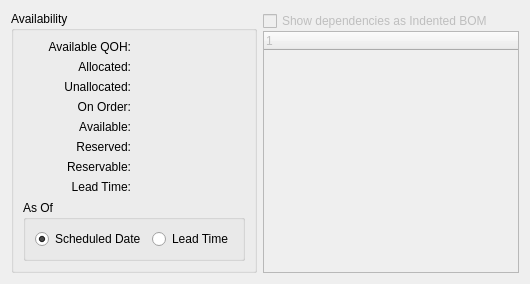
             <widget class="QWidget" name="_inventoryPage">
              <layout class="QHBoxLayout" name="horizontalLayout_8">
               <item>
                <widget class="QGroupBox" name="_availabilityGroup">
                 <property name="enabled">
                  <bool>true</bool>
                 </property>
                 <property name="maximumSize">
                  <size>
                   <width>16777215</width>
                   <height>16777215</height>
                  </size>
                 </property>
                 <property name="title">
                  <string>Availability</string>
                 </property>
                 <property name="checkable">
                  <bool>false</bool>
                 </property>
                 <layout class="QGridLayout">
                  <item row="0" column="0">
                   <layout class="QVBoxLayout">
                    <item>
                     <layout class="QGridLayout">
                      <item row="5" column="0">
                       <widget class="QLabel" name="_reservedLit">
                        <property name="text">
                         <string>Reserved:</string>
                        </property>
                        <property name="alignment">
                         <set>Qt::AlignRight|Qt::AlignTrailing|Qt::AlignVCenter</set>
                        </property>
                       </widget>
                      </item>
                      <item row="0" column="0">
                       <widget class="QLabel" name="_onHandLit">
                        <property name="text">
                         <string>Available QOH:</string>
                        </property>
                        <property name="alignment">
                         <set>Qt::AlignRight|Qt::AlignTrailing|Qt::AlignVCenter</set>
                        </property>
                       </widget>
                      </item>
                      <item row="0" column="1">
                       <widget class="XLabel" name="_onHand">
                        <property name="minimumSize">
                         <size>
                          <width>80</width>
                          <height>0</height>
                         </size>
                        </property>
                        <property name="alignment">
                         <set>Qt::AlignRight|Qt::AlignTrailing|Qt::AlignVCenter</set>
                        </property>
                       </widget>
                      </item>
                      <item row="1" column="0">
                       <widget class="QLabel" name="_allocatedLit">
                        <property name="text">
                         <string>Allocated:</string>
                        </property>
                        <property name="alignment">
                         <set>Qt::AlignRight|Qt::AlignTrailing|Qt::AlignVCenter</set>
                        </property>
                       </widget>
                      </item>
                      <item row="1" column="1">
                       <widget class="XLabel" name="_allocated">
                        <property name="minimumSize">
                         <size>
                          <width>80</width>
                          <height>0</height>
                         </size>
                        </property>
                        <property name="alignment">
                         <set>Qt::AlignRight|Qt::AlignTrailing|Qt::AlignVCenter</set>
                        </property>
                       </widget>
                      </item>
                      <item row="2" column="0">
                       <widget class="QLabel" name="_unallocatedLit">
                        <property name="text">
                         <string>Unallocated:</string>
                        </property>
                        <property name="alignment">
                         <set>Qt::AlignRight|Qt::AlignTrailing|Qt::AlignVCenter</set>
                        </property>
                       </widget>
                      </item>
                      <item row="2" column="1">
                       <widget class="XLabel" name="_unallocated">
                        <property name="minimumSize">
                         <size>
                          <width>80</width>
                          <height>0</height>
                         </size>
                        </property>
                        <property name="alignment">
                         <set>Qt::AlignRight|Qt::AlignTrailing|Qt::AlignVCenter</set>
                        </property>
                       </widget>
                      </item>
                      <item row="3" column="0">
                       <widget class="QLabel" name="_onOrderLit">
                        <property name="text">
                         <string>On Order:</string>
                        </property>
                        <property name="alignment">
                         <set>Qt::AlignRight|Qt::AlignTrailing|Qt::AlignVCenter</set>
                        </property>
                       </widget>
                      </item>
                      <item row="3" column="1">
                       <widget class="XLabel" name="_onOrder">
                        <property name="minimumSize">
                         <size>
                          <width>80</width>
                          <height>0</height>
                         </size>
                        </property>
                        <property name="alignment">
                         <set>Qt::AlignRight|Qt::AlignTrailing|Qt::AlignVCenter</set>
                        </property>
                       </widget>
                      </item>
                      <item row="4" column="0">
                       <widget class="QLabel" name="_availableLit">
                        <property name="text">
                         <string>Available:</string>
                        </property>
                        <property name="alignment">
                         <set>Qt::AlignRight|Qt::AlignTrailing|Qt::AlignVCenter</set>
                        </property>
                       </widget>
                      </item>
                      <item row="4" column="1">
                       <widget class="XLabel" name="_available">
                        <property name="minimumSize">
                         <size>
                          <width>80</width>
                          <height>0</height>
                         </size>
                        </property>
                        <property name="alignment">
                         <set>Qt::AlignRight|Qt::AlignTrailing|Qt::AlignVCenter</set>
                        </property>
                       </widget>
                      </item>
                      <item row="7" column="0">
                       <widget class="QLabel" name="_leadtimeLit">
                        <property name="text">
                         <string>Lead Time:</string>
                        </property>
                        <property name="alignment">
                         <set>Qt::AlignRight|Qt::AlignTrailing|Qt::AlignVCenter</set>
                        </property>
                       </widget>
                      </item>
                      <item row="7" column="1">
                       <widget class="QLabel" name="_leadtime">
                        <property name="minimumSize">
                         <size>
                          <width>80</width>
                          <height>0</height>
                         </size>
                        </property>
                        <property name="alignment">
                         <set>Qt::AlignRight|Qt::AlignTrailing|Qt::AlignVCenter</set>
                        </property>
                       </widget>
                      </item>
                      <item row="6" column="0">
                       <widget class="QLabel" name="_reservableLit">
                        <property name="text">
                         <string>Reservable:</string>
                        </property>
                        <property name="alignment">
                         <set>Qt::AlignRight|Qt::AlignTrailing|Qt::AlignVCenter</set>
                        </property>
                       </widget>
                      </item>
                      <item row="5" column="1">
                       <widget class="XLabel" name="_reserved">
                        <property name="alignment">
                         <set>Qt::AlignRight|Qt::AlignTrailing|Qt::AlignVCenter</set>
                        </property>
                       </widget>
                      </item>
                      <item row="6" column="1">
                       <widget class="XLabel" name="_reservable">
                        <property name="alignment">
                         <set>Qt::AlignRight|Qt::AlignTrailing|Qt::AlignVCenter</set>
                        </property>
                       </widget>
                      </item>
                     </layout>
                    </item>
                    <item>
                     <widget class="QGroupBox" name="_asOfGroup">
                      <property name="title">
                       <string>As Of</string>
                      </property>
                      <layout class="QHBoxLayout" name="horizontalLayout_15">
                       <item>
                        <widget class="QRadioButton" name="_asOfScheddate">
                         <property name="text">
                          <string>Scheduled Date</string>
                         </property>
                         <property name="checked">
                          <bool>true</bool>
                         </property>
                        </widget>
                       </item>
                       <item>
                        <widget class="QRadioButton" name="_asOfLeadTime">
                         <property name="text">
                          <string>Lead Time</string>
                         </property>
                        </widget>
                       </item>
                      </layout>
                     </widget>
                    </item>
                    <item>
                     <spacer>
                      <property name="orientation">
                       <enum>Qt::Vertical</enum>
                      </property>
                      <property name="sizeHint" stdset="0">
                       <size>
                        <width>20</width>
                        <height>0</height>
                       </size>
                      </property>
                     </spacer>
                    </item>
                   </layout>
                  </item>
                 </layout>
                </widget>
               </item>
               <item>
                <layout class="QVBoxLayout">
                 <property name="spacing">
                  <number>0</number>
                 </property>
                 <item>
                  <widget class="XCheckBox" name="_showIndented">
                   <property name="enabled">
                    <bool>false</bool>
                   </property>
                   <property name="focusPolicy">
                    <enum>Qt::NoFocus</enum>
                   </property>
                   <property name="text">
                    <string>Show dependencies as Indented BOM</string>
                   </property>
                  </widget>
                 </item>
                 <item>
                  <widget class="XTreeWidget" name="_availability">
                   <property name="enabled">
                    <bool>false</bool>
                   </property>
                   <property name="focusPolicy">
                    <enum>Qt::NoFocus</enum>
                   </property>
                   <property name="rootIsDecorated">
                    <bool>true</bool>
                   </property>
                  </widget>
                 </item>
                </layout>
               </item>
              </layout>
             </widget>
